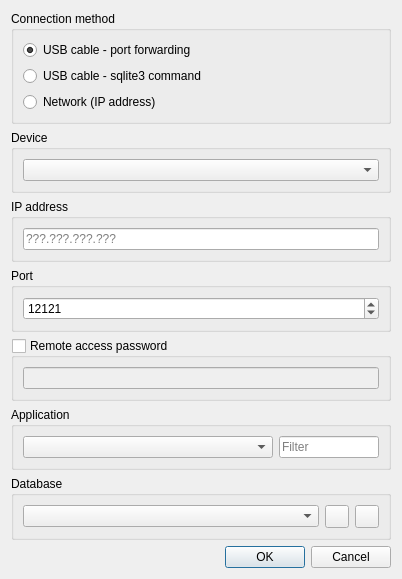
<?xml version="1.0" encoding="UTF-8"?>
<ui version="4.0">
 <class>DbAndroidPathDialog</class>
 <widget class="QDialog" name="DbAndroidPathDialog">
  <property name="geometry">
   <rect>
    <x>0</x>
    <y>0</y>
    <width>402</width>
    <height>546</height>
   </rect>
  </property>
  <property name="minimumSize">
   <size>
    <width>400</width>
    <height>0</height>
   </size>
  </property>
  <property name="windowTitle">
   <string>Android database URL</string>
  </property>
  <layout class="QVBoxLayout" name="verticalLayout_2">
   <item>
    <widget class="QGroupBox" name="groupBox">
     <property name="title">
      <string>Connection method</string>
     </property>
     <layout class="QVBoxLayout" name="verticalLayout_3">
      <item>
       <widget class="QRadioButton" name="usbRadio">
        <property name="text">
         <string>USB cable - port forwarding</string>
        </property>
        <property name="checked">
         <bool>true</bool>
        </property>
       </widget>
      </item>
      <item>
       <widget class="QRadioButton" name="shellRadio">
        <property name="text">
         <string>USB cable - sqlite3 command</string>
        </property>
       </widget>
      </item>
      <item>
       <widget class="QRadioButton" name="ipRadio">
        <property name="text">
         <string>Network (IP address)</string>
        </property>
       </widget>
      </item>
     </layout>
    </widget>
   </item>
   <item>
    <widget class="QGroupBox" name="deviceGroup">
     <property name="title">
      <string>Device</string>
     </property>
     <layout class="QVBoxLayout" name="verticalLayout">
      <item>
       <widget class="QComboBox" name="deviceCombo"/>
      </item>
     </layout>
    </widget>
   </item>
   <item>
    <widget class="QGroupBox" name="ipGroup">
     <property name="title">
      <string>IP address</string>
     </property>
     <layout class="QVBoxLayout" name="verticalLayout_6">
      <item>
       <widget class="QLineEdit" name="ipEdit">
        <property name="maxLength">
         <number>15</number>
        </property>
        <property name="placeholderText">
         <string notr="true">???.???.???.???</string>
        </property>
        <property name="clearButtonEnabled">
         <bool>true</bool>
        </property>
       </widget>
      </item>
     </layout>
    </widget>
   </item>
   <item>
    <widget class="QGroupBox" name="portGroup">
     <property name="title">
      <string>Port</string>
     </property>
     <layout class="QVBoxLayout" name="verticalLayout_7">
      <item>
       <widget class="QSpinBox" name="portSpin">
        <property name="minimum">
         <number>1</number>
        </property>
        <property name="maximum">
         <number>65535</number>
        </property>
        <property name="value">
         <number>12121</number>
        </property>
       </widget>
      </item>
     </layout>
    </widget>
   </item>
   <item>
    <widget class="QGroupBox" name="passwordGroup">
     <property name="title">
      <string>Remote access password</string>
     </property>
     <property name="checkable">
      <bool>true</bool>
     </property>
     <property name="checked">
      <bool>false</bool>
     </property>
     <layout class="QVBoxLayout" name="verticalLayout_8">
      <item>
       <widget class="QLineEdit" name="passwordEdit">
        <property name="toolTip">
         <string>&lt;p&gt;This is password configured in the SQLiteStudio service being embeded in the Android application.&lt;/p&gt;</string>
        </property>
        <property name="echoMode">
         <enum>QLineEdit::Password</enum>
        </property>
       </widget>
      </item>
     </layout>
    </widget>
   </item>
   <item>
    <widget class="QGroupBox" name="appGroup">
     <property name="title">
      <string>Application</string>
     </property>
     <layout class="QHBoxLayout" name="horizontalLayout_2">
      <item>
       <widget class="QComboBox" name="appCombo"/>
      </item>
      <item>
       <widget class="QLineEdit" name="appFilterEdit">
        <property name="maximumSize">
         <size>
          <width>100</width>
          <height>16777215</height>
         </size>
        </property>
        <property name="placeholderText">
         <string>Filter</string>
        </property>
        <property name="clearButtonEnabled">
         <bool>true</bool>
        </property>
       </widget>
      </item>
     </layout>
    </widget>
   </item>
   <item>
    <widget class="QGroupBox" name="databaseGroup">
     <property name="title">
      <string>Database</string>
     </property>
     <layout class="QHBoxLayout" name="horizontalLayout">
      <item>
       <widget class="QComboBox" name="databaseCombo"/>
      </item>
      <item>
       <widget class="QToolButton" name="createDatabaseButton">
        <property name="toolTip">
         <string>Create a new database directly on the device.</string>
        </property>
        <property name="text">
         <string/>
        </property>
       </widget>
      </item>
      <item>
       <widget class="QToolButton" name="deleteDatabaseButton">
        <property name="toolTip">
         <string>Delete currently selected database from the device. The currently selected database is the one picked in the list on the left of this button.</string>
        </property>
        <property name="text">
         <string/>
        </property>
       </widget>
      </item>
     </layout>
    </widget>
   </item>
   <item>
    <widget class="QDialogButtonBox" name="buttonBox">
     <property name="orientation">
      <enum>Qt::Horizontal</enum>
     </property>
     <property name="standardButtons">
      <set>QDialogButtonBox::Cancel|QDialogButtonBox::Ok</set>
     </property>
    </widget>
   </item>
  </layout>
 </widget>
 <resources/>
 <connections>
  <connection>
   <sender>buttonBox</sender>
   <signal>accepted()</signal>
   <receiver>DbAndroidPathDialog</receiver>
   <slot>accept()</slot>
   <hints>
    <hint type="sourcelabel">
     <x>248</x>
     <y>254</y>
    </hint>
    <hint type="destinationlabel">
     <x>157</x>
     <y>274</y>
    </hint>
   </hints>
  </connection>
  <connection>
   <sender>buttonBox</sender>
   <signal>rejected()</signal>
   <receiver>DbAndroidPathDialog</receiver>
   <slot>reject()</slot>
   <hints>
    <hint type="sourcelabel">
     <x>316</x>
     <y>260</y>
    </hint>
    <hint type="destinationlabel">
     <x>286</x>
     <y>274</y>
    </hint>
   </hints>
  </connection>
 </connections>
</ui>
